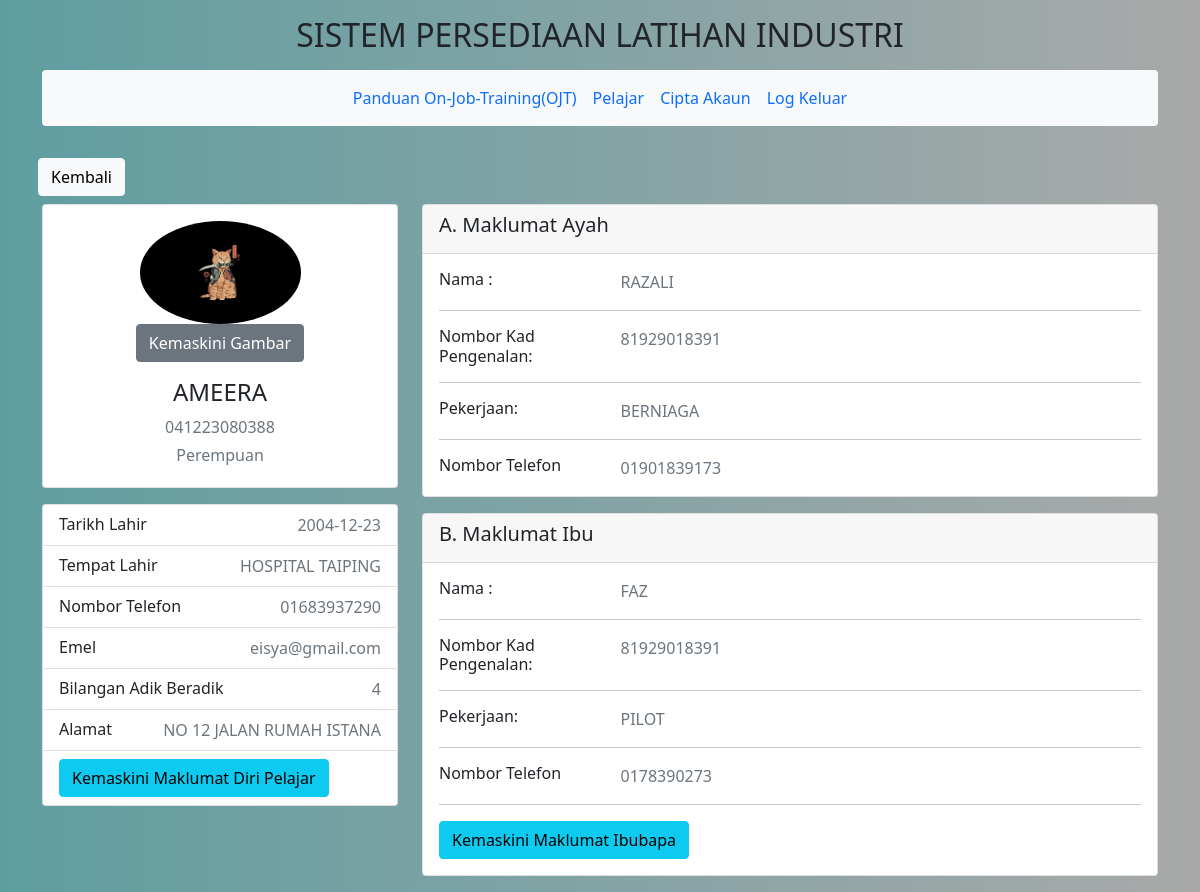
/admin2/maklumat_pelajar.php?id_user=alysha, run on the app's committed database.
### tables this page shows
CREATE TABLE `ibubapa` (
  `id_user` varchar(50) NOT NULL,
  `namabapa` varchar(50) NOT NULL,
  `noic_bapa` varchar(50) NOT NULL,
  `pekerjaanbapa` varchar(50) NOT NULL,
  `notel_bapa` varchar(50) NOT NULL,
  `namaibu` varchar(50) NOT NULL,
  `noic_ibu` varchar(50) NOT NULL,
  `pekerjaanibu` varchar(50) NOT NULL,
  `notel_ibu` varchar(50) NOT NULL
);

CREATE TABLE `pelajar` (
  `id_user` varchar(50) NOT NULL,
  `namapel` varchar(50) NOT NULL,
  `noic` varchar(14) NOT NULL,
  `tarikhlahir` date NOT NULL,
  `tempatlahir` varchar(50) NOT NULL,
  `adikberadik` int NOT NULL,
  `jantina` varchar(50) NOT NULL,
  `bangsa` varchar(50) NOT NULL,
  `agama` varchar(20) NOT NULL,
  `alamat` varchar(250) NOT NULL,
  `email` varchar(30) NOT NULL,
  `notel` varchar(14) NOT NULL,
  `gambar` varchar(250) NOT NULL
);

### admin2/maklumat_pelajar.php (the view, shortened to what this page needs)
<?php
$id_user=$_GET['id_user'];
?>
<!doctype html>
<html lang="en">
  <head>
    <link href="https://cdn.jsdelivr.net/npm/bootstrap@5.1.3/dist/css/bootstrap.min.css" rel="stylesheet">
</head>
<body>
<div class="container-xl mb-4">
    <center><p>
      <h2>SISTEM PERSEDIAAN LATIHAN INDUSTRI</h2><p>
    </center>
    <nav class="navbar navbar-expand-sm bg-light rounded" aria-label="Twelfth navbar example">
      <div class="container-fluid">
        <div class="collapse navbar-collapse justify-content-md-center" id="navbar">
          <ul class="navbar-nav">
            <li class="nav-item">
              <a class="nav-link" href="admin_panduanojt.php">Panduan On-Job-Training(OJT)</a>
            </li>
              <a class="nav-link active" href="pelajar.php">Pelajar</a>
            <li>
            <li>
            <a class="nav-link" href="accPelajar.php">Cipta Akaun</a>
            </li>
            <li class="nav-item">
              <a class="nav-link" href="../logout.php" onclick="return confirm('Anda Pasti Mahu Log Keluar?')">Log Keluar</a>
            </li>
          </ul>
        </div>
      </div>
    </nav>
</div>
    <div class="container">
            <?php
                            require '../config.php';
                            $query = "SELECT * FROM pelajar WHERE id_user='".$id_user."'";
                            $query_run = mysqli_query($conn, $query);
                            $query2 = "SELECT * FROM ibubapa WHERE id_user='".$id_user."'";
                            $query_run2 = mysqli_query($conn, $query2);
                            if(mysqli_num_rows($query_run) > 0 && mysqli_num_rows($query_run2)>0)
                            {
foreach($query_run as $maklumat) {
  foreach($query_run2 as $maklumat2) {
    $imageURL='../uploads/'.$maklumat["gambar"];
    ?>
<div class="row gutters-sm">
  <div class="p-2 float-end">
              <a href="pelajar.php" class="btn btn-light " tabindex="-1" role="button" aria-disabled="true">Kembali</a>
    </div>
  <br>
  <div class="col-md-4 mb-3">
    <div class="card">
      <div class="card-body">
        <div class="d-flex flex-column align-items-center text-center">
          <?php
    if(file_exists($imageURL)){
      ?>
            <img src="<?php echo $imageURL; ?>" alt="gambar" class="rounded-circle" width="50%">
          <?php
          }else {
          ?>
          <p> Tiada Gambar </p>
          <?php
          }
          ?>
          <a class="btn btn-secondary" href="update_gambar.php?noic=<?php echo $maklumat["noic"];?>">Kemaskini Gambar</a>
        <div class="mt-3">
            <h4><?= $maklumat['namapel'] ?></h4>
            <p class="text-secondary mb-1"><?= $maklumat['noic'] ?></p>
            <p class="text-secondary mb-1"><?= $maklumat['jantina'] ?></p>
        </div>
        </div>
      </div>
    </div>
    <div class="card mt-3">
      <ul class="list-group list-group-flush">
        <li class="list-group-item d-flex justify-content-between align-items-center flex-wrap">
          <h6 class="mb-0">Tarikh Lahir</h6>
          <span class="text-secondary"><?= $maklumat['tarikhlahir'] ?></span>
        </li>
          <li class="list-group-item d-flex justify-content-between align-items-center flex-wrap">
          <h6 class="mb-0">Tempat Lahir</h6>
        <span class="text-secondary"><?= $maklumat['tempatlahir'] ?></span>
        </li>
        <li class="list-group-item d-flex justify-content-between align-items-center flex-wrap">
          <h6 class="mb-0">Nombor Telefon</h6>
          <span class="text-secondary"><?= $maklumat['notel'] ?></span>
        </li>
        <li class="list-group-item d-flex justify-content-between align-items-center flex-wrap">
          <h6 class="mb-0">Emel</h6>
          <span class="text-secondary"><?= $maklumat['email'] ?></span>
        </li>
        <li class="list-group-item d-flex justify-content-between align-items-center flex-wrap">
          <h6 class="mb-0">Bilangan Adik Beradik</h6>
          <span class="text-secondary"><?= $maklumat['adikberadik'] ?></span>
        </li>
        <li class="list-group-item d-flex justify-content-between align-items-center flex-wrap">
          <h6 class="mb-0">Alamat</h6>
          <span class="text-secondary"><?= $maklumat['alamat'] ?></span>
        </li>
        <li class="list-group-item d-flex justify-content-between align-items-center flex-wrap">
          <div class="col-sm-12">
              <a class="btn btn-info " href="borang_update.php?noic=<?php echo $maklumat["noic"];?>">Kemaskini Maklumat Diri Pelajar</a>
      </div>
        </li>
      </ul>
    </div>
  </div>
  <div class="col-md-8">
    <div class="card mb-3">
      <div class="card-header">
        <h5>A. Maklumat Ayah</h5>
      </div>
      <div class="card-body">
        <div class="row">
          <div class="col-sm-3">
              <h6 class="mb-0">Nama :</h6>
          </div>
          <div class="col-sm-9 text-secondary">
              <?= $maklumat2['namabapa'] ?>
          </div>
        </div>
        <hr>
        <div class="row">
          <div class="col-sm-3">
            <h6 class="mb-0">Nombor Kad Pengenalan:</h6>
          </div>
        <div class="col-sm-9 text-secondary">
            <?= $maklumat2['noic_bapa'] ?>
        </div>
      </div>
        <hr>
      <div class="row">
          <div class="col-sm-3">
            <h6 class="mb-0">Pekerjaan:</h6>
          </div>
          <div class="col-sm-9 text-secondary">
            <?= $maklumat2['pekerjaanbapa'] ?>
        </div>
      </div>
      <hr>
      <div class="row">
        <div class="col-sm-3">
            <h6 class="mb-0">Nombor Telefon</h6>
        </div>
        <div class="col-sm-9 text-secondary">
            <?= $maklumat2['notel_bapa'] ?>
        </div>
      </div>
      </div>
    </div>
<div class="card mb-3">
      <div class="card-header">
        <h5>B. Maklumat Ibu</h5>
      </div>
      <div class="card-body">
        <div class="row">
          <div class="col-sm-3">
              <h6 class="mb-0">Nama :</h6>
          </div>
          <div class="col-sm-9 text-secondary">
              <?= $maklumat2['namaibu'] ?>
          </div>
        </div>
        <hr>
        <div class="row">
          <div class="col-sm-3">
            <h6 class="mb-0">Nombor Kad Pengenalan:</h6>
          </div>
        <div class="col-sm-9 text-secondary">
            <?= $maklumat2['noic_ibu'] ?>
        </div>
      </div>
        <hr>
      <div class="row">
          <div class="col-sm-3">
            <h6 class="mb-0">Pekerjaan:</h6>
          </div>
          <div class="col-sm-9 text-secondary">
            <?= $maklumat2['pekerjaanibu'] ?>
        </div>
      </div>
      <hr>
      <div class="row">
        <div class="col-sm-3">
            <h6 class="mb-0">Nombor Telefon</h6>
        </div>
        <div class="col-sm-9 text-secondary">
            <?= $maklumat2['notel_ibu'] ?>
        </div>
      </div>
<hr>
<div class="row">
<div class="col-sm-12">
<a class="btn btn-info" href="borang_update_ibubapa.php?id_user=<?php echo $maklumat["id_user"];?>">Kemaskini Maklumat Ibubapa</a>
</div>
</div>
      </div>
    </div>
    <?php
  }
}
}
 ?>
  </div>
</body>
</html>

### admin2/maklumat_pelajar.php (style rules this page uses)
body { background: linear-gradient(to right, CadetBlue, DarkGrey); }
.navbar { margin-bottom: 20px; }

### data on the page
pelajar: namapel "AMEERA", noic "041223080388", jantina "Perempuan", tarikhlahir "2004-12-23", tempatlahir "HOSPITAL TAIPING", notel "01683937290", email "eisya@gmail.com", adikberadik "4", alamat "NO 12 JALAN RUMAH ISTANA"
ibubapa: pelajar.gambar (picture), namabapa "RAZALI", noic_bapa "81929018391", pekerjaanbapa "BERNIAGA", notel_bapa "01901839173", namaibu "FAZ", noic_ibu "81929018391", pekerjaanibu "PILOT", notel_ibu "0178390273"
